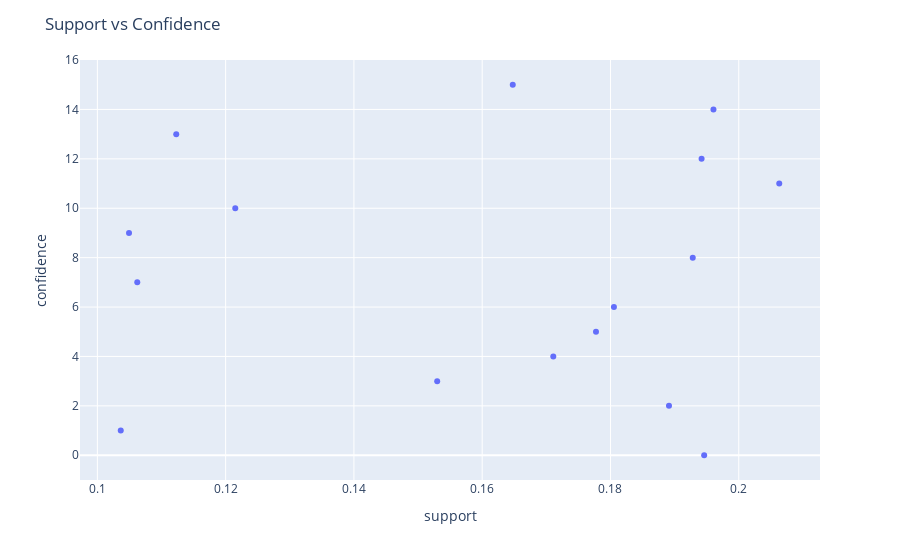

The code cell stored with this chart in its notebook:
### Code cell
fig = px.scatter(rules['support'], rules['confidence'])
fig.update_layout(
    xaxis_title = "support",
    yaxis_title = "confidence",
    title = ('Support vs Confidence')
)

fig.show()

### Figure 1 — Plotly figure (JSON) as saved in the notebook; plotly's stock layout.template omitted (floating-point values rounded to 4 significant figures)
{"data": [{"hovertemplate": "x=%{x}<br>index=%{y}<extra></extra>", "legendgroup": "", "marker": {"color": "#636efa", "symbol": "circle"}, "mode": "markers", "name": "", "orientation": "h", "showlegend": false, "type": "scatter", "x": [0.1946, 0.1036, 0.1891, 0.153, 0.1711, 0.1777, 0.1805, 0.1062, 0.1928, 0.1049, 0.1215, 0.2063, 0.1942, 0.1123, 0.1961, 0.1648], "xaxis": "x", "y": [0, 1, 2, 3, 4, 5, 6, 7, 8, 9, 10, 11, 12, 13, 14, 15], "yaxis": "y"}], "layout": {"legend": {"tracegroupgap": 0}, "margin": {"t": 60}, "title": {"text": "Support vs Confidence"}, "xaxis": {"anchor": "y", "domain": [0, 1], "title": {"text": "support"}}, "yaxis": {"anchor": "x", "domain": [0, 1], "title": {"text": "confidence"}}}}
